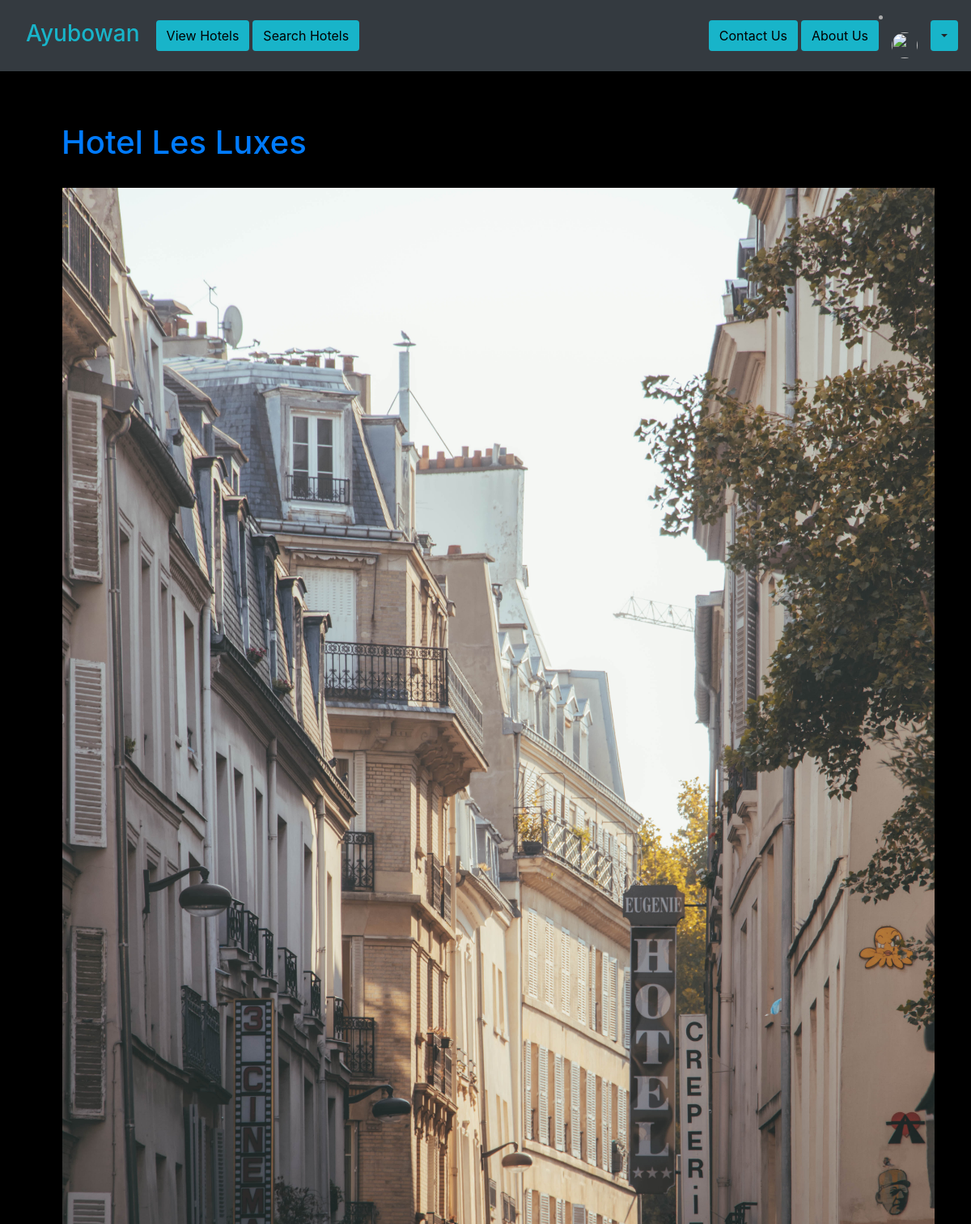
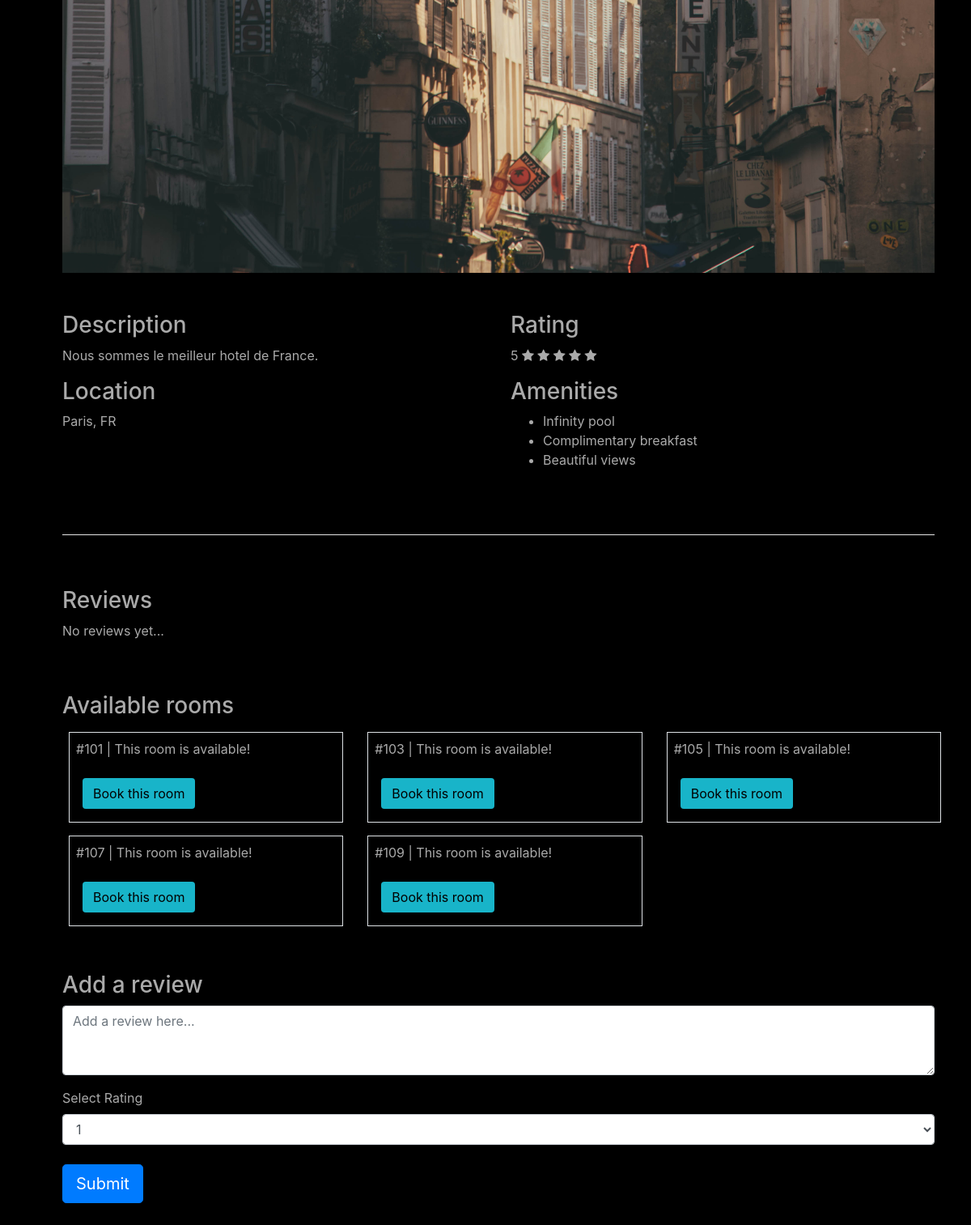
Screenshot of /hotel/les-luxes (signed in) with the database file from the repository (2 pictures, top to bottom).
### base/models.py (models this page shows, shortened)
class Hotel(models.Model):
    location = models.ForeignKey(Location, on_delete=models.CASCADE, default=True, null=True)
    hotel_name = models.CharField(max_length=100)
    hotel_rating = models.IntegerField(default=1, validators=[
            MaxValueValidator(5),
            MinValueValidator(1)
        ])
    description = models.CharField(max_length=500, blank=False, default="Lorem ipsum dolor sit amet consectetur adipisicing elit.")
    slug = models.SlugField()
    image = models.ImageField(upload_to='images/', default='images/default.jpg')
    def get_abs_url(self):
        return reverse("base:hotel", kwargs={
            'slug': self.slug
        })

class Location(models.Model):
    COUNTRY_CHOICES = countries
    country = models.CharField(
        max_length=30,
        choices=COUNTRY_CHOICES,
        default='IN'
    )
    city = models.CharField(max_length=100)

class HotelRoom(models.Model):
    hotel = models.ForeignKey(Hotel, on_delete=models.CASCADE)
    room_number = models.IntegerField(blank=False, default='000')
    is_booked = models.BooleanField(default=False)
    slug = models.SlugField()
    def get_abs_url(self):
        return reverse("base:hotel-room", kwargs={
            'slug': self.slug
        })

### base/views.py (the view)
# urls.py: path('hotel/<slug>', views.hotels, name='hotel'),
def hotels(request, slug):
    hotel = get_object_or_404(Hotel, slug=slug)
    rooms = HotelRoom.objects.filter(hotel=hotel)
    if request.method == 'POST':
        rev_content = request.POST.get('review', '')
        rating = request.POST.get('rating', '')
        print(rev_content)
        print(type(rating))
        review = HotelReview.objects.create(user=request.user, hotel=hotel, review=rev_content, user_rating=int(rating))
    reviews_list = HotelReview.objects.filter(hotel=hotel)
    context = {
        'hotel': hotel,
        'rooms': rooms,
        'reviews': reviews_list
    }
    context['picture'] = request.user.social_auth.get(provider='auth0').extra_data['picture']
    print(datetime.datetime.now())
    return render(request, "base/hotel.html", context)

### base/templates/base/hotel.html (shortened to what this page needs)
{% extends "base/base.html" %}
{% block content %}
    <div class="container m-3">
      <h1>
        <a href="{{ hotel.get_abs_url }}">{{ hotel.hotel_name }}</a>
      </h1>
    </div>
    <div class="container m-3 p-3">
      <img src="{{ hotel.image.url }}" alt="" width="100%">
    </div>
    <div class="container m-3 p-3">
      <div class="row">
        <div class="col-md">
          <h3>Description</h3>
          <p>{{ hotel.description }}</p>
        </div>
        <div class="col-md">
          <h3>Rating</h3>
          {{ hotel.hotel_rating }}
          {% if hotel.hotel_rating == 5 %}
          <i class="fa fa-star"></i>
          <i class="fa fa-star"></i>
          <i class="fa fa-star"></i>
          <i class="fa fa-star"></i>
          <i class="fa fa-star"></i>
          {% elif hotel.hotel_rating == 4 %}
          <i class="fa fa-star"></i>
          <i class="fa fa-star"></i>
          <i class="fa fa-star"></i>
          <i class="fa fa-star"></i>
          <i class="fa fa-star-o"></i>
          {% elif hotel.hotel_rating == 3 %}
          <i class="fa fa-star"></i>
          <i class="fa fa-star"></i>
          <i class="fa fa-star"></i>
          <i class="fa fa-star-o"></i>
          <i class="fa fa-star-o"></i>
          {% elif hotel.hotel_rating == 2 %}
          <i class="fa fa-star"></i>
          <i class="fa fa-star"></i>
          <i class="fa fa-star-o"></i>
          <i class="fa fa-star-o"></i>
          <i class="fa fa-star-o"></i>
          {% elif hotel.hotel_rating == 1 %}
          <i class="fa fa-star"></i>
          <i class="fa fa-star-o"></i>
          <i class="fa fa-star-o"></i>
          <i class="fa fa-star-o"></i>
          <i class="fa fa-star-o"></i>
          {% endif %}
        </div>
      </div>
      <div class="row">
        <div class="col-md">
          <h3>Location</h3>
          <p>{{ hotel.location.city }}, {{ hotel.location.country }}</p>
        </div>
        <div class="col-md">
          <h3>Amenities</h3>
          <ul>
            <li>Infinity pool</li>
            <li>Complimentary breakfast</li>
            <li>Beautiful views</li>
          </ul>
        </div>
      </div>
    </div>
    <div class="container m-3 p-3">
      <hr style="background-color: white;">
    </div>
    <div class="container m-3 p-3">
      <div class="row">
        <div class="col-md">
          <h3>Reviews</h3>
            {% for review in reviews %}
              <div class="container">
                <p>Date: {{ review.post_date }} | User: {{ review.user.username }}</p>
                <p>{{ review.review }}</p>
                {{ review.user_rating }}
                {% if review.user_rating == 5 %}
                <i class="fa fa-star"></i>
                <i class="fa fa-star"></i>
                <i class="fa fa-star"></i>
                <i class="fa fa-star"></i>
                <i class="fa fa-star"></i>
                {% elif review.user_rating == 4 %}
                <i class="fa fa-star"></i>
                <i class="fa fa-star"></i>
                <i class="fa fa-star"></i>
                <i class="fa fa-star"></i>
                <i class="fa fa-star-o"></i>
                {% elif review.user_rating == 3 %}
                <i class="fa fa-star"></i>
                <i class="fa fa-star"></i>
                <i class="fa fa-star"></i>
                <i class="fa fa-star-o"></i>
                <i class="fa fa-star-o"></i>
                {% elif review.user_rating == 2 %}
                <i class="fa fa-star"></i>
                <i class="fa fa-star"></i>
                <i class="fa fa-star-o"></i>
                <i class="fa fa-star-o"></i>
                <i class="fa fa-star-o"></i>
                {% elif review.user_rating == 1 %}
                <i class="fa fa-star"></i>
                <i class="fa fa-star-o"></i>
                <i class="fa fa-star-o"></i>
                <i class="fa fa-star-o"></i>
                <i class="fa fa-star-o"></i>
                {% endif %}
              </div>
            {% empty %}
              <div>
                <p>No reviews yet...</p>
              </div>
            {% endfor %}
        </div>
      </div>
    </div>
    <div class="container m-3 p-3">
      <div class="row">
        <div class="col-lg">
          <h3>Available rooms</h3>
        </div>
      </div>
      <div class="row">
        {% for room in rooms %}
        <div class="col-lg-4">
            <div class="container m-2 p-2 border border-grey">
                {% if room.is_booked != True %}
                    <p>#{{ room.room_number }} | This room is available!</p>
                    <a class="btn bg-steel btn-md ml-1 m-2" href="{{ room.get_abs_url }}" style="color: black;">Book this room <span class="sr-only">(current)</span></a>
                {% else %}
                    <p>#{{ room.room_number }} | This room has been booked.</p>
                    <a class="btn btn-secondary btn-md ml-1 m-2 disabled" href="{{ room.get_abs_url }}" style="color: black;" disabled>Book this room <span class="sr-only">(current)</span></a>
                {% endif %}
            </div>
        </div>
        {% endfor %}
      </div>
    </div>
    <div class="container m-3 p-3">
      <div class="row">
        <div class="col-lg">
          <h3>Add a review</h2>
            <form method="POST" action="">
                <div class="form-group">
                  <div class="form-group">
                    <textarea class="form-control" id="exampleFormControlTextarea1" rows="3" placeholder="Add a review here..." name="review"></textarea>
                  </div>
                  <div class="form-group">
                    <label for="exampleFormControlSelect1">Select Rating</label>
                    <select class="form-control" id="exampleFormControlSelect1" name="rating">
                      <option>1</option>
                    </select>
                  </div>
                </div>
                <button type="submit" class="btn btn-primary btn-lg mt-2">Submit</button>
            </form>
        </div>
      </div>
    </div>
{% endblock content %}

### base/static/base/main.css (style rules this page uses)
body { background: #fafafa00; color: #aaaaaa; background-color: #78c2c9; }
.bg-steel { background-color: #18b4c9; }
.bg-black { background-color: rgb(0, 0, 0); }

### rows the page displays
Hotel: hotel_name "Hotel Les Luxes", image (picture), description "Nous sommes le meilleur hotel de France.", hotel_rating "5", location.city "Paris", location.country "FR"
HotelRoom: room_number "101"
HotelRoom: room_number "103"
HotelRoom: room_number "105"
HotelRoom: room_number "107"
HotelRoom: room_number "109"
